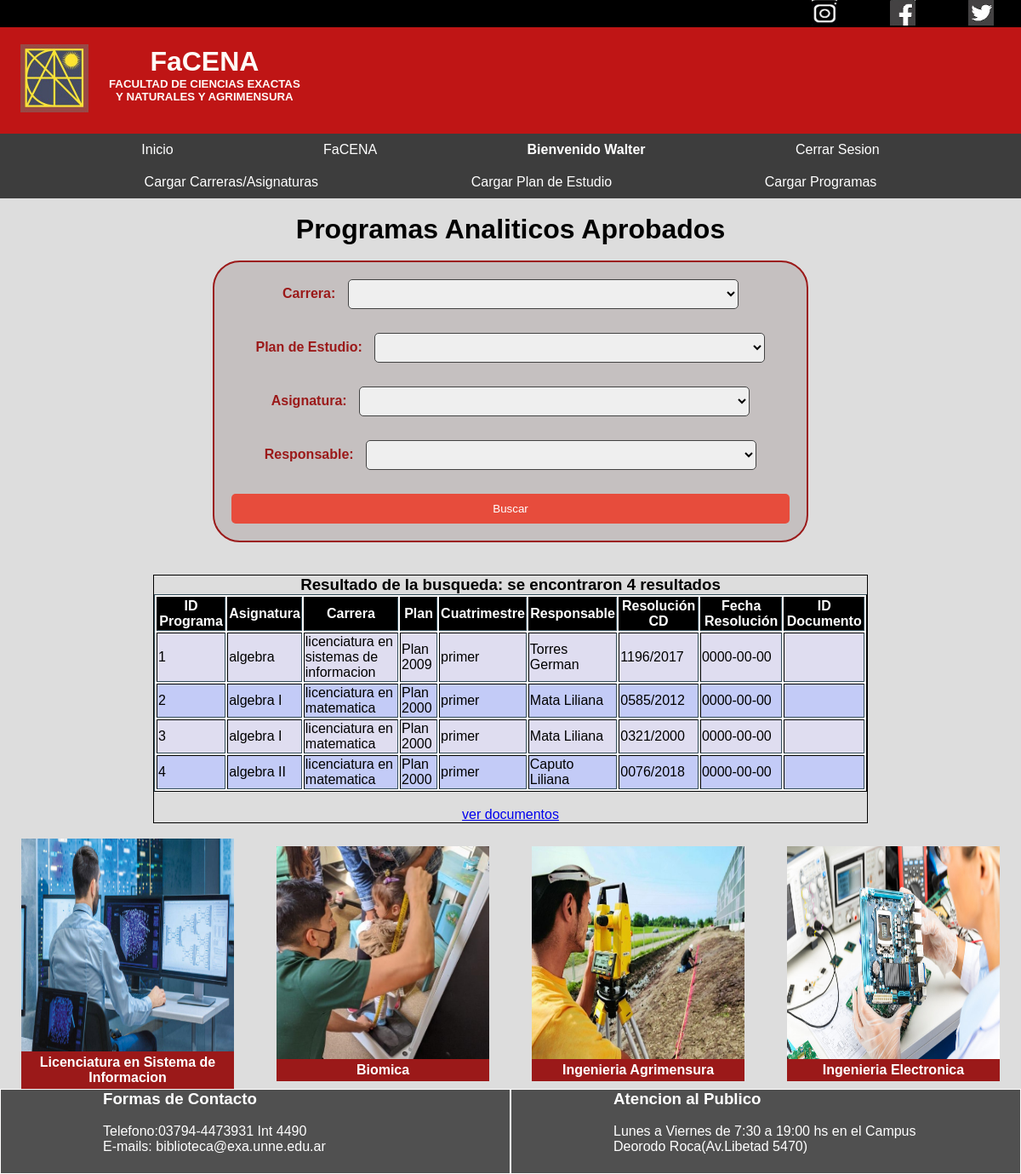
Page /index.php?buscarCarrera=1 (signed in) on the committed database.
### tables this page shows
CREATE TABLE `programas` (
  `id_programa` int(11) NOT NULL,
  `nombre_programa` varchar(100) NOT NULL,
  `id_asignatura` int(11) NOT NULL,
  `id_carrera` int(11) NOT NULL,
  `id_plan` int(11) NOT NULL,
  `cuatrimestre` varchar(50) NOT NULL,
  `responsable` varchar(100) NOT NULL,
  `resolucion_CD` varchar(50) NOT NULL,
  `fecha_resolucion` date NOT NULL,
  `nombre_documento` varchar(100) DEFAULT NULL,
  `descripcion_doc` varchar(100) DEFAULT NULL,
  `archivo_PDF` longblob DEFAULT NULL
);

CREATE TABLE `asignaturas` (
  `id_asignatura` int(11) NOT NULL,
  `nom_asignatura` varchar(200) NOT NULL
);

CREATE TABLE `carreras` (
  `id_carrera` int(11) NOT NULL,
  `nombre_carrera` varchar(200) NOT NULL
);

CREATE TABLE `plan_de_estudio` (
  `id_plan` int(11) NOT NULL,
  `nombre_plan` varchar(50) NOT NULL,
  `id_carrera` int(11) NOT NULL,
  `fecha_inicio` varchar(50) NOT NULL,
  `fecha_fin` varchar(50) NOT NULL,
  `res_cd` varchar(50) NOT NULL,
  `res_sd` varchar(50) NOT NULL,
  `res_coneau` varchar(50) NOT NULL,
  `res_modif` varchar(50) NOT NULL
);

### index.php (the view, shortened to what this page needs)
<?php
include "logica/conexion.php";
?>
<html lang="es">
<head>
    <link rel="stylesheet" type="text/css" href="css/styleIndex.css">
</head>
<body>
    <header>
      <section>
        <ul class="social">
          <li>
            <a href="https://www.instagram.com/"><img src="img/instagram.png"></a>
          </li>
          <li>
            <a href="https://www.facebook.com/"><img src="img/facebook.png"></a>
          </li>
          <li>
            <a href="https://twitter.com/"><img src="img/twitter.png"></a>
          </li>
        </ul>
      </section>
      <section class="portada">
        <article class="logo">
          <img src="img/logo-facena.jpg">
        </article>
        <article>
          <center><h3 class="FaCENa">FaCENA</h3>
          <h5>FACULTAD DE CIENCIAS EXACTAS</h5>
          <h5>Y NATURALES Y AGRIMENSURA</h5>
          </center>
        </article>
      </section>
    </header>
    <nav>
      <ul>
          <li><a href="index.php">Inicio</a></li>
          <li><a href="https://exa.unne.edu.ar/r/">FaCENA</a></li>
          <?php
            $varsession = $_SESSION ['username'];
            if ($varsession == null ){
                echo '<li><a href="Sesion/login.html">Administracion</a></li>';
            }else{
              echo "<li> <a href='#'> <strong> Bienvenido $varsession </strong> </a> </li>";
              echo "<li> <a href='Sesion/logica/salir.php'>   Cerrar Sesion </a> </li>";
            ?>
      </ul>
      <ul>
          <?php
              echo '<li><a href="carga de datos/upload_carrera_asign.php">Cargar Carreras/Asignaturas</a></li>';
              echo '<li><a href="carga de datos/upload_Plan de estudio.php">Cargar Plan de Estudio</a></li>';
              echo '<li><a href="carga de datos/upload_Programas.php">Cargar Programas</a></li>';
            }
          ?>
      </ul>
    </nav>
    <main>
      <br>
      <h1>Programas Analiticos Aprobados </h1>
      <br>
        	<center>
              <div class="Buscador">
                <form action="" method="get">
                  <article>
                    <label for="carrera">Carrera:</label>
                      <select id="carrera" type="text" name="buscarCarrera">
                      <option value="0" ></option>
                      <?php
                      $sql = "SELECT * FROM carreras";
                      $resultcarrera = $conn->query($sql);
                      while ($row = $resultcarrera->fetch_assoc()) {
                        echo '<option value="' . $row["id_carrera"] . '">' . $row["nombre_carrera"] . '</option>';
                      }
                      ?>
                      </select>
                  </article>
                  <br>
                  <article>
                    <label for="plan">Plan de Estudio:</label>
                    <select id="plan" name="buscarPlan">
                        <option value="0"></option>
                        <?php
                        $consultPlan = "SELECT * FROM plan_de_estudio";
                        $resultPlan = $conn->query($consultPlan);
                        while ($rowPlan = $resultPlan->fetch_assoc()) : ?>
                          <option value="<?php echo $rowPlan["id_plan"]; ?>"><?php echo $rowPlan["nombre_plan"];?></option>
                        <?php endwhile; ?>
                      </select>
                  </article>
                  <br>
                  <article>
                    <label for="asignatura">Asignatura:</label>
                    <select id="asignatura" name="buscarAsignatura">
                    <option value="0"></option>
                      <?php
                        $sql = "SELECT * FROM asignaturas";
                        $resultasig = $conn->query($sql);
                        while ($row = $resultasig->fetch_assoc()) : ?>
                          <option value="<?php echo $row["id_asignatura"]; ?>"><?php echo $row["nom_asignatura"];?></option>
                      <?php endwhile; ?>
                    </select>
                  </article>
                  <br>
                  <article>
                    <label for="responsable">Responsable:</label>
                    <select id="responsable" name="buscarResponsable">
                    <option value="0"></option>
                        <?php
                          $consultProgramas = "SELECT * FROM Programas";
                          $resultProgramas = $conn->query($consultProgramas);
                        while ($row = $resultProgramas->fetch_assoc()) : ?>
                          <option value="<?php echo $row["id_programa"]; ?>"><?php echo $row["responsable"];?></option>
                        <?php endwhile; ?>
                      </select>
                  </article>
                  <br>
                  <input type="submit" name="enviar" value="Buscar">
                </form>
              </div>
          </center>
          <br>
          <center>
            <section class="Result-busqueda">
              <article>
              <table border="1">
                    <tr>
                        <th>ID Programa</th>
                        <th>Asignatura</th>
                        <th>Carrera	</th>
                        <th>Plan</th>
                        <th>Cuatrimestre</th>
                        <th>Responsable</th>
                        <th>Resolución CD</th>
                        <th>Fecha Resolución</th>
                        <th>ID Documento</th>
                    </tr>
              <?php
                        include "logica/conexion.php";
                                if (isset($_GET['buscarCarrera']) && $_GET['buscarCarrera'] > 0) {
                                  $busqueda = $_GET['buscarCarrera'];
                                  $idColumna = 'carreras.id_carrera';
                              } elseif (isset($_GET['buscarPlan']) && $_GET['buscarPlan'] > 0) {
                                  $busqueda = $_GET['buscarPlan'];
                                  $idColumna = 'plan_de_estudio.id_plan';
                              } elseif (isset($_GET['buscarAsignatura']) && $_GET['buscarAsignatura'] > 0) {
                                  $busqueda = $_GET['buscarAsignatura'];
                                  $idColumna = 'asignaturas.id_asignatura';
                              } elseif (isset($_GET['buscarResponsable']) && $_GET['buscarResponsable'] > 0) {
                                  $busqueda = $_GET['buscarResponsable'];
                                  $idColumna = 'id_programa';
                              }
                                $consulta = "SELECT * FROM programas
                                            INNER JOIN carreras ON carreras.id_carrera = programas.id_carrera
                                            INNER JOIN asignaturas ON asignaturas.id_asignatura = programas.id_asignatura
                                            INNER JOIN plan_de_estudio ON plan_de_estudio.id_plan = programas.id_plan
                                            WHERE $idColumna LIKE '$busqueda'";
                                $result = $conn->query($consulta);
                                if (isset($_GET['enviar'])) {
                                  while ($row = $result->fetch_assoc()) :
                                      ?>
                                      <tr>
                                      <td><?php echo $row["id_programa"]; ?></td>
                                      <td><?php echo $row["nom_asignatura"]; ?></td>
                                      <td><?php echo $row["nombre_carrera"]; ?></td>
                                      <td><?php echo $row["nombre_plan"]; ?></td>
                                      <td><?php echo $row["cuatrimestre"]; ?></td>
                                      <td><?php echo $row["responsable"]; ?></td>
                                      <td><?php echo $row["resolucion_CD"]; ?></td>
                                      <td><?php echo $row["fecha_resolucion"]; ?></td>
                                      <td><?php echo $row["id_documento"]; ?></td>
                                    </tr>
                                    <?php
                                  endwhile;
                            }else{
                              $consulta = "SELECT * FROM programas
                                            INNER JOIN carreras ON carreras.id_carrera = programas.id_carrera
                                            INNER JOIN asignaturas ON asignaturas.id_asignatura = programas.id_asignatura
                                            INNER JOIN plan_de_estudio ON plan_de_estudio.id_plan = programas.id_plan
                                          ";
                              $result = $conn->query($consulta);
                              ?>
                              <article class="contador del resultado">
                              <?php
                                  $contTotal = "SELECT COUNT(*) AS total FROM programas";
                                  $resultTotal = $conn->query($contTotal);
                                  if ($resultTotal) {
                                    $row = $resultTotal->fetch_assoc();
                                    $total = $row['total'];
                                  } else {
                                    $total = "Error en la consulta: " . $conn->$error;
                                  }
                                ?>
                                <h3>Resultado de la busqueda: se encontraron  <?php echo $total; ?> resultados</h3>
                            </article>
                            <?php
                              while ($row = $result->fetch_assoc()) :
                                ?>
                                <tr>
                                <td><?php echo $row["id_programa"]; ?></td>
                                <td><?php echo $row["nom_asignatura"]; ?></td>
                                <td><?php echo $row["nombre_carrera"]; ?></td>
                                <td><?php echo $row["nombre_plan"]; ?></td>
                                <td><?php echo $row["cuatrimestre"]; ?></td>
                                <td><?php echo $row["responsable"]; ?></td>
                                <td><?php echo $row["resolucion_CD"]; ?></td>
                                <td><?php echo $row["fecha_resolucion"]; ?></td>
                                <td><?php echo $row["id_documento"]; ?></td>
                              </tr>
                              <?php
                            endwhile;
                            }
                            ?>
                         </table>
              </article>
              <article>
                <br>
              </article>
              <a href="documentos/index.php">ver documentos</a>
            </section>
          </center>
          <br>
      <section class="carreras">
        <article>
          <img src="img/licen_en_sist_de_inform.jpg">
          <h4>Licenciatura en Sistema de Informacion</h4>
        </article>
        <article>
          <img src="img/biomica.jpg">
          <h4>Biomica</h4>
        </article>
        <article>
          <img src="img/ing_agrimensura.jpeg">
          <h4>Ingenieria Agrimensura</h4>
        </article>
        <article>
          <img  src="img/ing_electronica.jpg">
          <h4>Ingenieria Electronica</h4>
        </article>
      </section>
    </main>
    <footer>
      <section>
        <article>
          <h3>Formas de Contacto</h3>
          <br>
          <p>Telefono:03794-4473931 Int 4490</p>
          <p>E-mails: biblioteca@exa.unne.edu.ar</p>
       </article>
       <br>
        <article>
          <h3>Atencion al Publico</h3>
          <br>
          <p>Lunes a Viernes de 7:30 a 19:00 hs en el Campus</p>
          <p>Deorodo Roca(Av.Libetad 5470)</p>
          </article>
      </section>
    </footer>
</body>
</html>

### css/styleIndex.css (style rules this page uses)
* { margin: 0; box-sizing: border-box; }
body { background-color: #dddddd; font-family: Arial, Helvetica, sans-serif; }
.social { background-color: black; list-style: none; display: flex; flex-direction: row; justify-content: right; align-content: flex-start; }
.social img { width: 30px; height: 30px; }
.social li { border: 100%; margin: 0 30px 0 30px; }
.social li a { display:block; width:32px; height:32px; position:relative; }
.portada { background-color: #be0a0af1; width: 100%; height: 125px; display: flex; flex-direction: row; color: #fffbf7; }
.portada article { margin-left: 2%; }
.logo img { width: 80px; height: 80px; margin-top: 25%; }
.FaCENa { margin-top: 10%; font-size: 2rem ; }
nav { background-color: #3d3d3d; width: 100%; }
nav ul { list-style-type: none; margin: 0; padding: 0; display: flex; text-align: center; justify-content: space-evenly; }
nav ul li a { display: block; padding: 10px; text-decoration: none; color: #ffffff; }
h1 { text-align: center; font-family: Arial, Helvetica, sans-serif; }
form { background-color: rgb(197, 192, 192); width: 700px; border: 2px solid rgb(155, 25, 25); border-radius: 32px; padding: 20px; margin-bottom: 20px; display: flex; flex-direction: column; }
form label { justify-content: left; color: rgb(155, 25, 25); width: 10%; margin-left: 0%; margin-right: 10px ; font-weight: bold; margin-bottom: 5px; }
form select { text-align: center; width: 70%; padding: 8px; margin-bottom: 10px; border: 1px solid rgb(66, 66, 66); border-radius: 5px; }
form input[type="submit"] { background-color: #e74c3c; color: #fff; padding: 10px 20px; border: none; border-radius: 5px; cursor: pointer; }
h4 { display: inline-block; margin: 4px; text-align: left; color: red; }
h5 { text-align: center; }
.Result-busqueda { text-align: center; width: 70%; height: auto; border: solid 1px #000000 ; }
.carreras { display: flex; flex-direction: row; text-align: center; }
.carreras article { margin: auto; width: 250px; background-color: rgb(155, 25, 25); }
.carreras img { width: 250px; height: 250px; }
.carreras h4 { text-align: center; color: #fff; }
footer { text-align: left; width: 100%; background-color: rgb(80, 80, 80); color: #ffffff; }
footer section { display: flex; flex-direction: row; margin: auto; }
footer section article { padding-left: 10%; height: 100px; width: 50%; border: #fffefe solid 0.5px; margin: auto; }
table { border-color: #040607; background-color: rgb(253, 253, 253); }
th { background-color: #000000; color: #fff; }
table tr:nth-child(odd) { background-color: rgba(190, 199, 247, 0.918); }
table tr:nth-child(even) { background-color: #dfddf0; }

### rows in the picture
programas: id_programa "1", id_asignatura.nom_asignatura "algebra", id_carrera.nombre_carrera "licenciatura en sistemas de informacion", id_plan.nombre_plan "Plan 2009", cuatrimestre "primer", responsable "Torres German", resolucion_CD "1196/2017", fecha_resolucion "0000-00-00"
programas: id_programa "2", id_asignatura.nom_asignatura "algebra I", id_carrera.nombre_carrera "licenciatura en matematica", id_plan.nombre_plan "Plan 2000", cuatrimestre "primer", responsable "Mata Liliana", resolucion_CD "0585/2012", fecha_resolucion "0000-00-00"
programas: id_programa "3", id_asignatura.nom_asignatura "algebra I", id_carrera.nombre_carrera "licenciatura en matematica", id_plan.nombre_plan "Plan 2000", cuatrimestre "primer", responsable "Mata Liliana", resolucion_CD "0321/2000", fecha_resolucion "0000-00-00"
programas: id_programa "4", id_asignatura.nom_asignatura "algebra II", id_carrera.nombre_carrera "licenciatura en matematica", id_plan.nombre_plan "Plan 2000", cuatrimestre "primer", responsable "Caputo Liliana", resolucion_CD "0076/2018", fecha_resolucion "0000-00-00"

### other values in the picture
$varsession "Walter"
$total "4"
